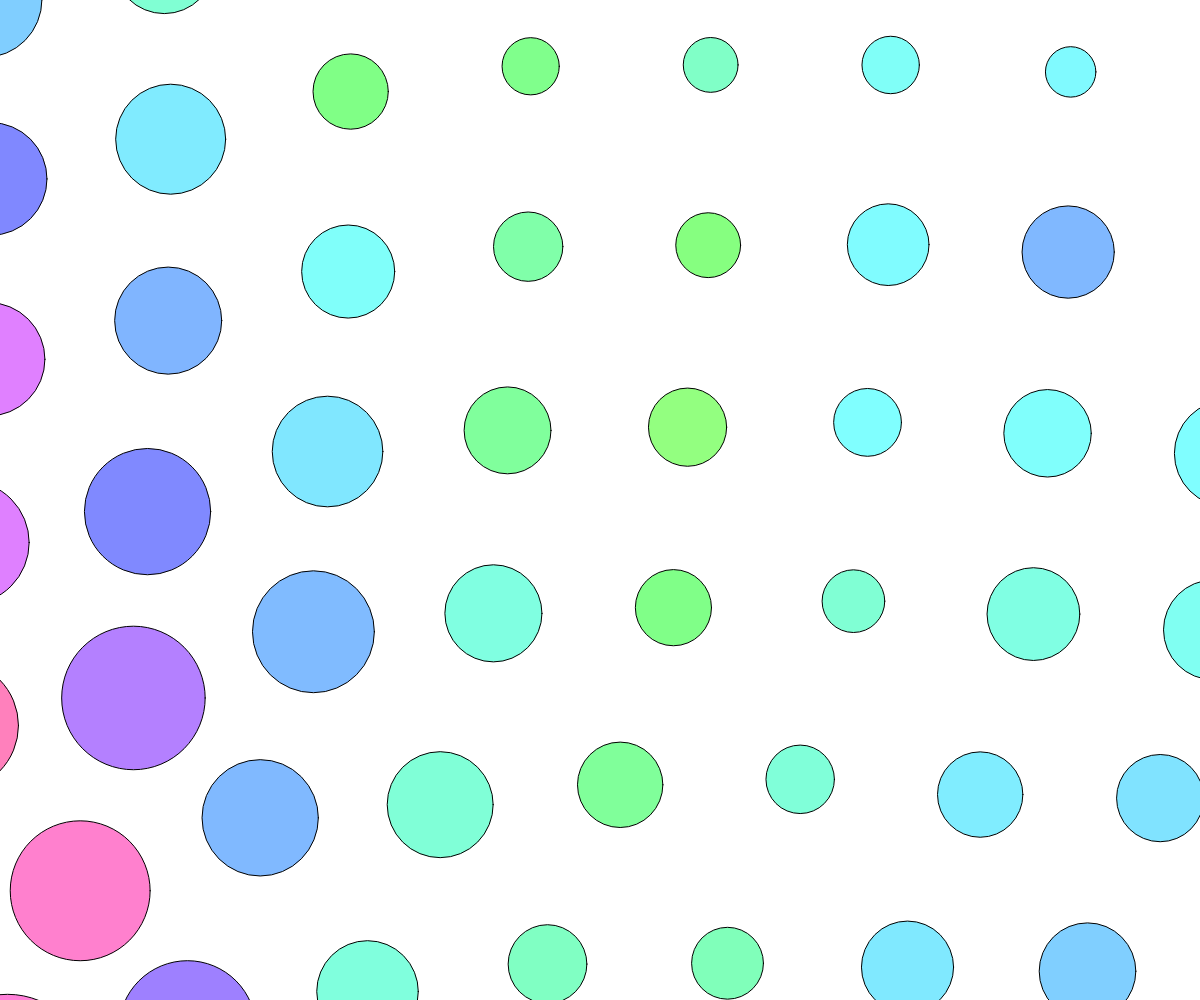
Frame 1 (no input)
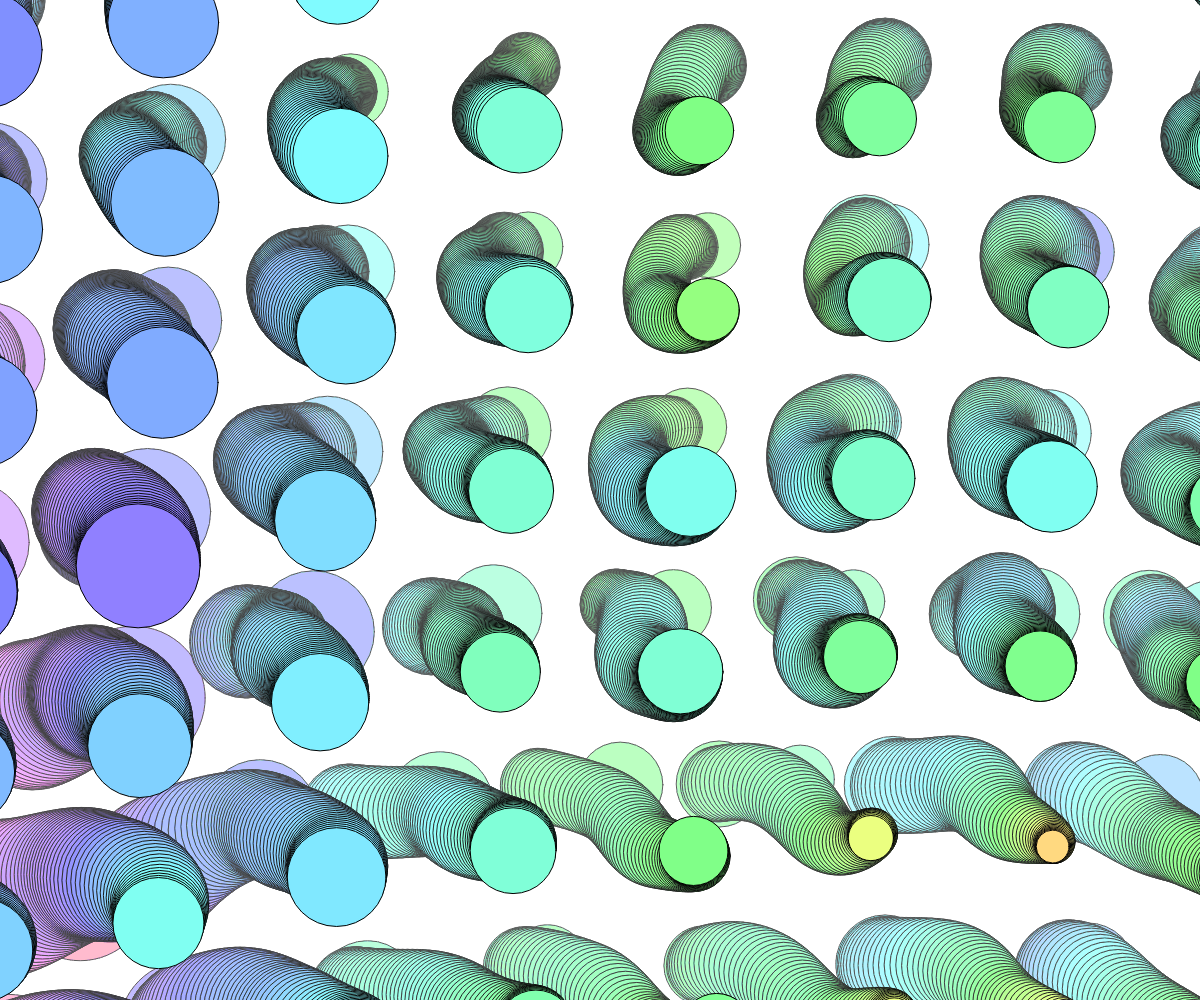
Frame 60 (no input)
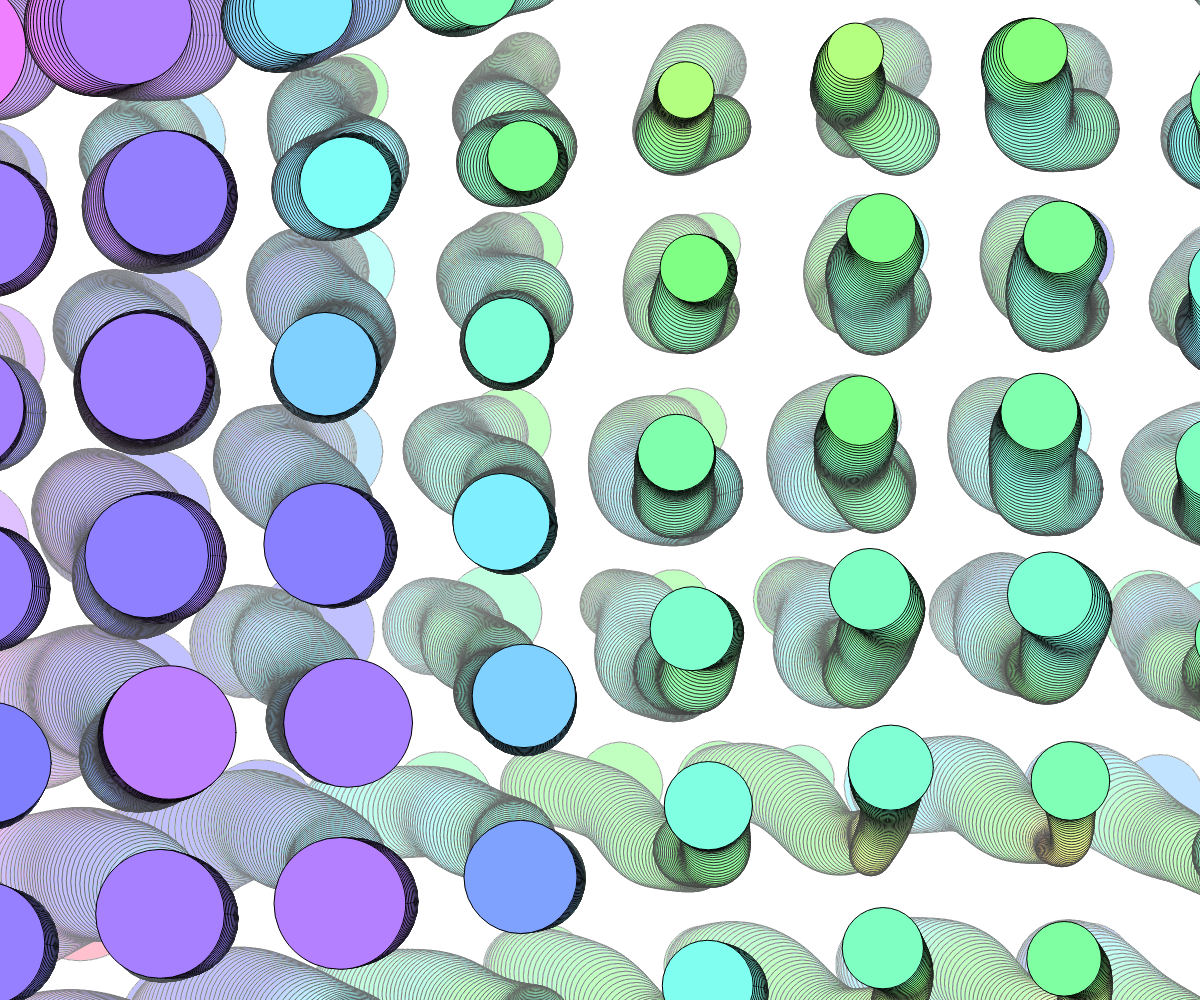
Frame 120 (the mouse pressed at the canvas centre since frame 60)

The p5.js sketch that drew these frames (run headless with seeded random() and noise() and a simulated clock; from frame 60 on, the mouse is pressed at the canvas centre):

// p5.js sketch
// ── sketch.js

  // Setup functions
const createPalette = url => {
  const slash_index = url.lastIndexOf('/');
  const palette_str = url.slice(slash_index + 1);
  const arr = palette_str.split('-');
    for (let i = 0; i < arr.length; i++) {
      arr[i] = `#${arr[i]}`;
    }
  return arr;
}

function windowResized(){
  resizeCanvas(windowWidth,windowHeight)
  tiles = []
  createTiles()
}

  // colour palette from coolors.co URL
const palette = createPalette('https://coolors.co/palette/eddcd2-fff1e6-fde2e4-fad2e1-c5dedd-dbe7e4-f0efeb-d6e2e9-bcd4e6-99c1de');
let canvas;

class Tile{
  constructor(x,y){
    this.x = x
    this.y = y
    this.xorig = x
    this.yorig = y
    this.size = res
  }

  show(t){
    let n = noise(this.x/noiseDiv,this.y/noiseDiv,t)
    fill(map(n,0.2,0.8,0,120),50,100)
    circle(this.x,this.y,this.size)
  }

  noiseTranslate(j,t){
    this.x = this.xorig+ j * cos(2*noise(0,this.y/noiseDiv,t))
    this.y = this.yorig+ j * sin(2*noise(this.x/noiseDiv,0,t))
  }
}

////////global variables////////
let border = -200
let res = 180; //canvas division
let tiles = [];
let t =1;
let noiseDiv = 1200;
///////////////////////////////

function setup() {
  canvas = createCanvas(windowWidth,windowHeight)
  canvas.position(0,0)
  canvas.style('z-index','-1') // behind html elements
  windowResized()
  
  //noStroke()
  fill(palette[9])
  colorMode(HSB,100)
  ///blendMode(OVERLAY)
  //background(0);
  
}

function draw() {
  translate(-200,-300)
  //clear()
  background(100,0,100,0.8);
  
  tiles.map(tile => tile.size = 320*noise(tile.x/noiseDiv,tile.y/noiseDiv,t)-50)
  tiles.map(tile => tile.noiseTranslate(400,t))
  tiles.map(tile => tile.show(t))
  t+=0.007

}

function createTiles(){
  let xnum = 0
  let ynum = 0
  for(let y=border; y<height-border; y+=res){
    for(let x=border; x<width-border; x+=res){
      tiles.push(new Tile(x,y))
    }
   
  }
  clear()
 
}
